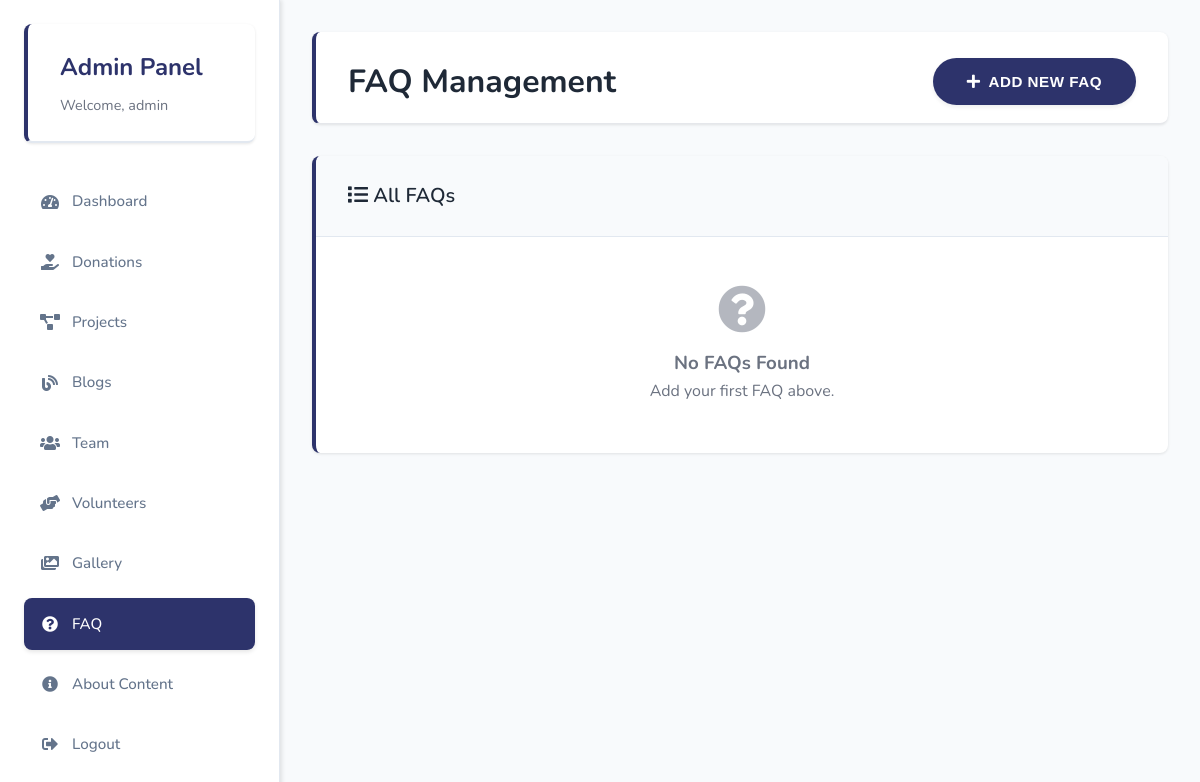
The app's page /admin/faq.php (signed in), older data.
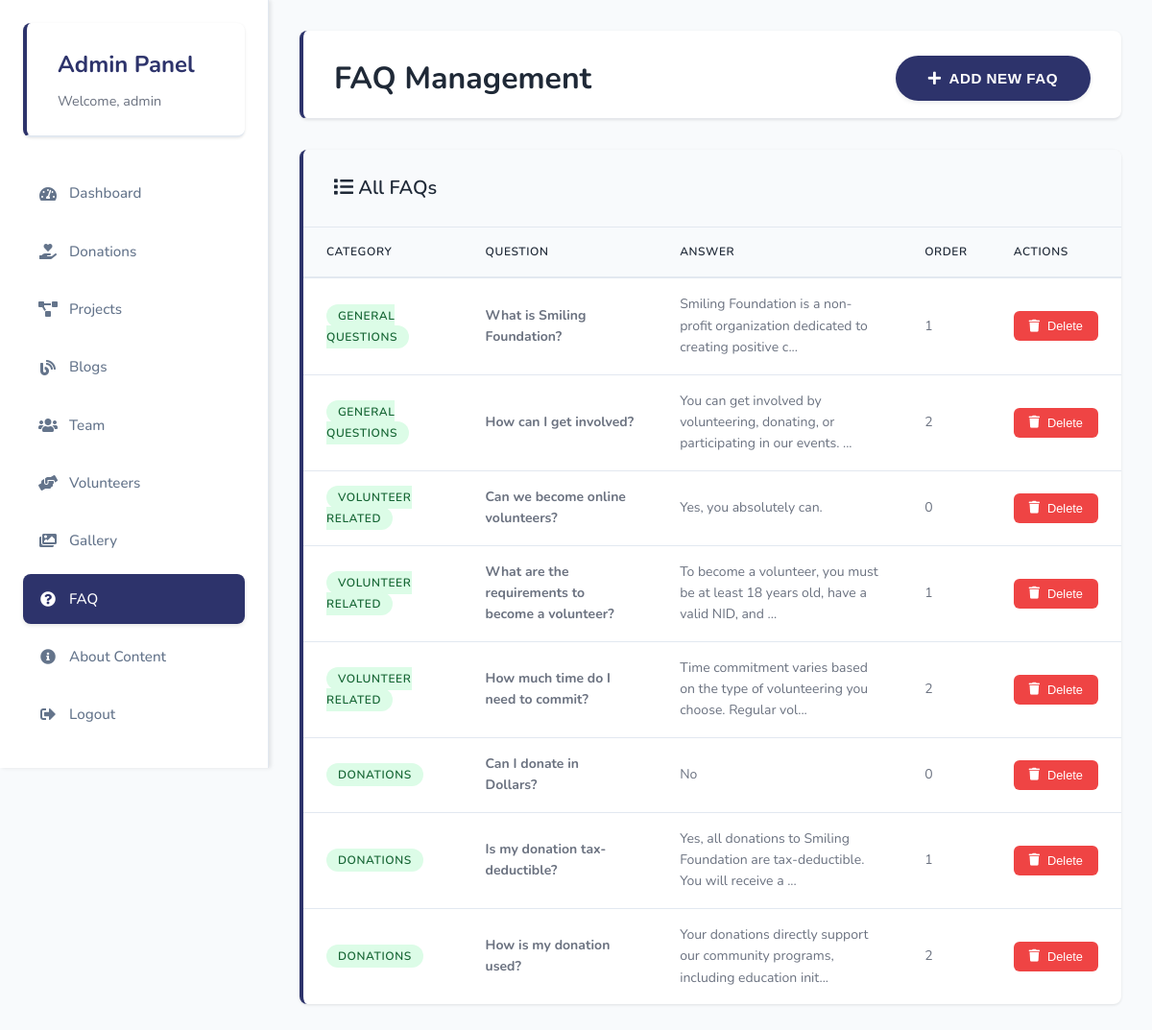
The same page, newer data.
### tables this page shows
CREATE TABLE `faqs` (
  `id` int(11) NOT NULL,
  `category_id` int(11) NOT NULL,
  `question` text NOT NULL,
  `answer` text NOT NULL,
  `display_order` int(11) DEFAULT 0,
  `created_at` timestamp NOT NULL DEFAULT current_timestamp(),
  `is_deleted` tinyint(1) DEFAULT 0
);

CREATE TABLE `faq_categories` (
  `id` int(11) NOT NULL,
  `name` varchar(255) NOT NULL,
  `display_order` int(11) DEFAULT 0,
  `created_at` timestamp NOT NULL DEFAULT current_timestamp(),
  `is_deleted` tinyint(1) DEFAULT 0
);

### admin/faq.php (the view, shortened to what this page needs)
<?php
$conn = get_database_connection();
$faqs_query = "SELECT f.*, c.name as category_name FROM faqs f
               JOIN faq_categories c ON f.category_id = c.id
               WHERE f.is_deleted = 0 AND c.is_deleted = 0
               ORDER BY c.display_order, f.display_order";
$faqs_result = mysqli_query($conn, $faqs_query);
?>
<!DOCTYPE html>
<html lang="en">
<head>
    <link rel="stylesheet" href="../assets/css/style.css">
    <link rel="stylesheet" href="../assets/css/admin.css">
    <link rel="stylesheet" href="https://cdnjs.cloudflare.com/ajax/libs/font-awesome/5.15.4/css/all.min.css">
</head>
<body>
    <div class="admin-dashboard">
        <?php include 'includes/sidebar.php'; ?>
        <main class="admin-main">
            <div class="page-header">
                <h1>FAQ Management</h1>
                <button class="cta-button" onclick="toggleForm()">
                    <i class="fas fa-plus"></i> Add New FAQ
                </button>
            </div>
            <div class="faq-management">
                <div class="table-section">
                    <h2><i class="fas fa-list"></i> All FAQs</h2>
                    <?php if (mysqli_num_rows($faqs_result) > 0): ?>
                        <table class="admin-table">
                            <thead>
                                <tr>
                                    <th>Category</th>
                                    <th>Question</th>
                                    <th>Answer</th>
                                    <th>Order</th>
                                    <th>Actions</th>
                                </tr>
                            </thead>
                            <tbody>
                                <?php while ($faq = mysqli_fetch_assoc($faqs_result)): ?>
                                    <tr>
                                        <td>
                                            <span class="status-badge status-active">
                                                <?php echo htmlspecialchars($faq['category_name']); ?>
                                            </span>
                                        </td>
                                        <td><strong><?php echo htmlspecialchars(substr($faq['question'], 0, 50)) . (strlen($faq['question']) > 50 ? '...' : ''); ?></strong></td>
                                        <td><?php echo htmlspecialchars(substr($faq['answer'], 0, 80)) . (strlen($faq['answer']) > 80 ? '...' : ''); ?></td>
                                        <td><?php echo $faq['display_order']; ?></td>
                                        <td>
                                            <div class="action-buttons">
                                                <form method="POST" style="display: inline;" onsubmit="return confirm('Are you sure you want to delete this FAQ?');">
                                                    <button type="submit" class="btn btn-danger btn-sm">
                                                        <i class="fas fa-trash"></i> Delete
                                                    </button>
                                                </form>
                                            </div>
                                        </td>
                                    </tr>
                                <?php endwhile; ?>
                            </tbody>
                        </table>
                    <?php else: ?>
                        <div class="empty-state">
                            <i class="fas fa-question-circle"></i>
                            <h3>No FAQs Found</h3>
                            <p>Add your first FAQ above.</p>
                        </div>
                    <?php endif; ?>
                </div>
            </div>
        </main>
    </div>
</body>
</html>

Row changes from the older to the newer data that the page shows:
added faqs: category.name "GENERAL QUESTIONS", question "What is Smiling Foundation?", answer "Smiling Foundation is a non-profit organization dedicated to creating positive c", display_order "1"
added faqs: category.name "GENERAL QUESTIONS", question "How can I get involved?", answer "You can get involved by volunteering, donating, or participating in our events.", display_order "2"
added faqs: category.name "VOLUNTEER RELATED", question "Can we become online volunteers?", answer "Yes, you absolutely can.", display_order "0"
added faqs: category.name "VOLUNTEER RELATED", question "What are the requirements to become a volunteer?", answer "To become a volunteer, you must be at least 18 years old, have a valid NID, and", display_order "1"
added faqs: category.name "VOLUNTEER RELATED", question "How much time do I need to commit?", answer "Time commitment varies based on the type of volunteering you choose. Regular vol", display_order "2"
added faqs: category.name "DONATIONS", question "Can I donate in Dollars?", answer "No", display_order "0"
added faqs: category.name "DONATIONS", question "Is my donation tax-deductible?", answer "Yes, all donations to Smiling Foundation are tax-deductible. You will receive a", display_order "1"
added faqs: category.name "DONATIONS", question "How is my donation used?", answer "Your donations directly support our community programs, including education init", display_order "2"
Text that changed along with them:
text no longer shown: "No FAQs Found Add your first FAQ above."
text now shown: "CATEGORY QUESTION ANSWER ORDER ACTIONS"
